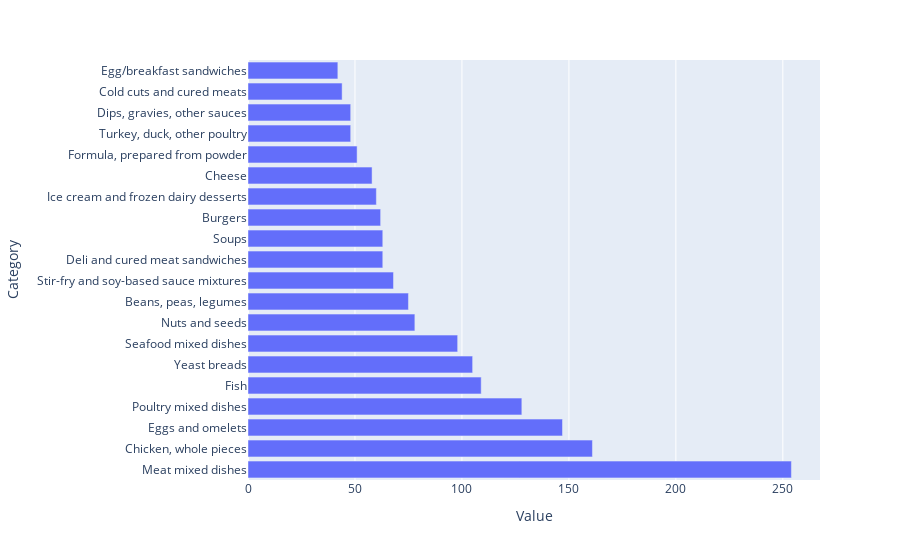

The notebook cell saved with this chart:
### Code cell
fig = px.bar(df_to_plot, x="Value", y="Category", orientation='h')
fig.show()

### Figure 1 — Plotly figure (JSON) as saved in the notebook; plotly's stock layout.template omitted (floating-point values rounded to 4 significant figures)
{"data": [{"alignmentgroup": "True", "hovertemplate": "Value=%{x}<br>Category=%{y}<extra></extra>", "legendgroup": "", "marker": {"color": "#636efa", "pattern": {"shape": ""}}, "name": "", "offsetgroup": "", "orientation": "h", "showlegend": false, "textposition": "auto", "type": "bar", "x": [254, 161, 147, 128, 109, 105, 98, 78, 75, 68, 63, 63, 62, 60, 58, 51, 48, 48, 44, 42], "xaxis": "x", "y": ["Meat mixed dishes", "Chicken, whole pieces", "Eggs and omelets", "Poultry mixed dishes", "Fish", "Yeast breads", "Seafood mixed dishes", "Nuts and seeds", "Beans, peas, legumes", "Stir-fry and soy-based sauce mixtures", "Deli and cured meat sandwiches", "Soups", "Burgers", "Ice cream and frozen dairy desserts", "Cheese", "Formula, prepared from powder", "Turkey, duck, other poultry", "Dips, gravies, other sauces", "Cold cuts and cured meats", "Egg/breakfast sandwiches"], "yaxis": "y"}], "layout": {"barmode": "relative", "legend": {"tracegroupgap": 0}, "margin": {"t": 60}, "xaxis": {"anchor": "y", "domain": [0, 1], "title": {"text": "Value"}}, "yaxis": {"anchor": "x", "domain": [0, 1], "title": {"text": "Category"}}}}
